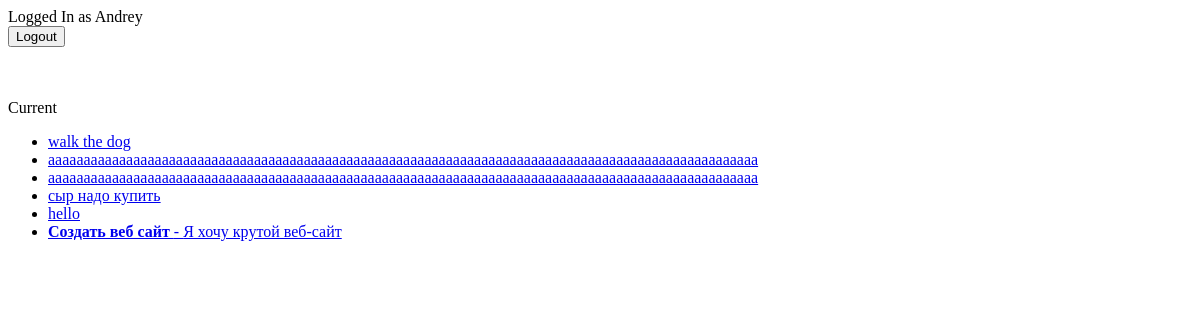
Before: /current/ (signed in) with the older database file.
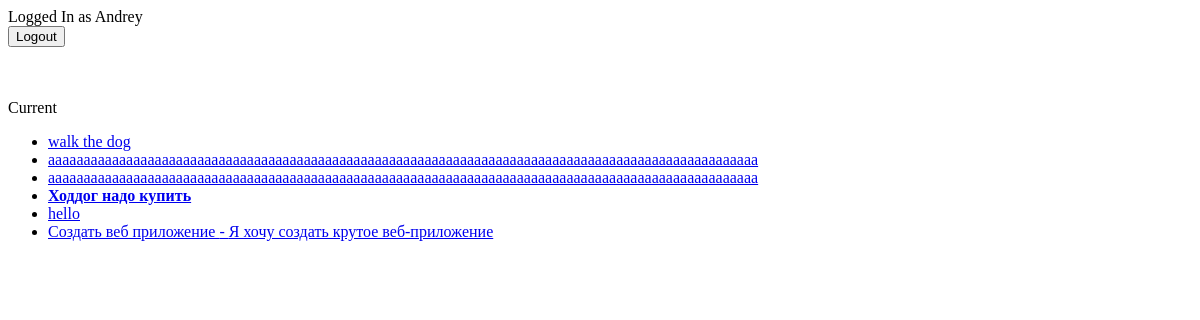
After: the same page with the newer database file.
### todo/models.py (models this page shows, shortened)
class Todo(models.Model):
    title = models.CharField(max_length=100)
    memo = models.TextField(blank=True)
    created = models.DateTimeField(auto_now_add=True)
    datecompleted = models.DateTimeField(null=True, blank=True)
    important = models.BooleanField(default=False)
    user = models.ForeignKey(User, on_delete=models.CASCADE)

### todo/views.py (the view)
# urls.py: path('current/', views.currenttodos, name='currenttodos'),
def currenttodos(request):
    todos = Todo.objects.filter(user=request.user, datecompleted__isnull=True)
    return render(request, 'todo/currenttodos.html',{'todos': todos})

### todo/templates/todo/currenttodos.html
{% extends 'todo/base.html' %}
{% block content %}
Current
<ul>
{% for todo in todos %}
<li>
    <a href="{% url 'viewtodo' todo.id  %}">
    {% if todo.important %}<b>{% endif %}{{ todo.title }}
    {% if todo.important %}</b>{% endif %}
    {% if todo.memo %} - {{ todo.memo }}{% endif %}
    </a>
</li>
{% endfor %}
</ul>
{% endblock %}

### todo/templates/todo/base.html (shortened to what this page needs)
{% if user.is_authenticated %}
Logged In as {{ user.username }}
<form action="{% url 'logoutuser' %}" method="POST">
<button type="submit">Logout</button>
</form>
{% else %}
<a href="{% url 'signupuser' %}">Sing Up</a>
<a href="{% url 'loginuser' %}">Login</a>
{% endif %}
{% block content %} {% endblock %}

Changed rows visible on the page:
changed Todo: important False → True (drawn); title "сыр надо купить" → "Ходдог надо купить"
changed Todo: title "Создать веб сайт" → "Создать веб приложение"; memo "Я хочу крутой веб-сайт" → "Я хочу создать крутое веб-приложение"; important True → False (drawn)
